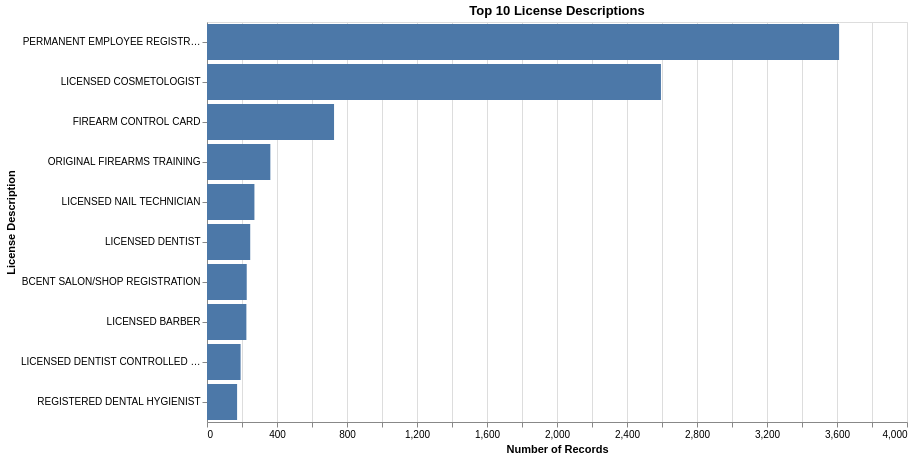

The code cell stored with this chart in its notebook:
### Code cell
vis1

### Figure 1 — Vega-Lite specification as saved in the notebook (floating-point values rounded to 4 significant figures)
{"config": {"view": {"continuousWidth": 300, "continuousHeight": 300}}, "data": {"name": "data-e8e2d3a0cbb3f97c19fdb40f8d4ce977"}, "mark": {"type": "bar"}, "encoding": {"tooltip": [{"field": "Description", "title": "License Description", "type": "nominal"}, {"field": "Count", "title": "Count", "type": "quantitative"}], "x": {"field": "Count", "title": "Number of Records", "type": "quantitative"}, "y": {"field": "Description", "sort": "-x", "title": "License Description", "type": "nominal"}}, "height": 400, "title": "Top 10 License Descriptions", "width": 700, "$schema": "https://vega.github.io/schema/vega-lite/v5.20.1.json", "datasets": {"data-e8e2d3a0cbb3f97c19fdb40f8d4ce977": [{"Description": "PERMANENT EMPLOYEE REGISTRATION", "Count": 3612}, {"Description": "LICENSED COSMETOLOGIST", "Count": 2594}, {"Description": "FIREARM CONTROL CARD", "Count": 726}, {"Description": "ORIGINAL FIREARMS TRAINING", "Count": 362}, {"Description": "LICENSED NAIL TECHNICIAN", "Count": 271}, {"Description": "LICENSED DENTIST", "Count": 247}, {"Description": "BCENT SALON/SHOP REGISTRATION", "Count": 227}, {"Description": "LICENSED BARBER", "Count": 225}, {"Description": "LICENSED DENTIST CONTROLLED SUBSTANCE", "Count": 192}, {"Description": "REGISTERED DENTAL HYGIENIST", "Count": 172}]}}
